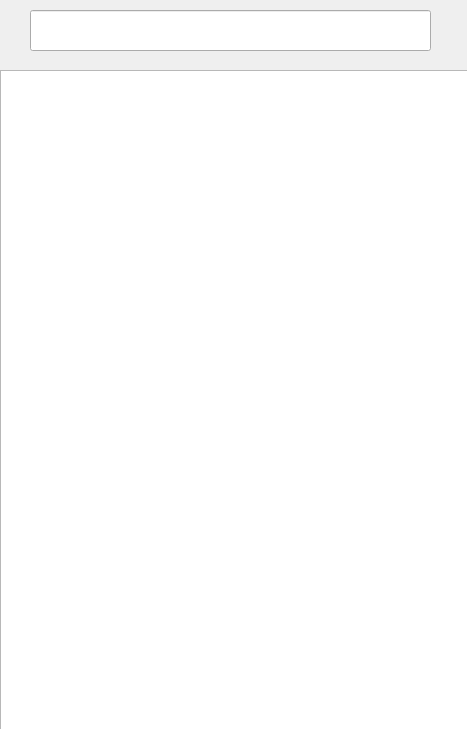
<?xml version="1.0" encoding="UTF-8"?>
<ui version="4.0">
 <class>Search</class>
 <widget class="QWidget" name="Search">
  <property name="geometry">
   <rect>
    <x>0</x>
    <y>0</y>
    <width>467</width>
    <height>729</height>
   </rect>
  </property>
  <property name="windowTitle">
   <string>Form</string>
  </property>
  <widget class="QLineEdit" name="lineEdit">
   <property name="geometry">
    <rect>
     <x>30</x>
     <y>10</y>
     <width>401</width>
     <height>41</height>
    </rect>
   </property>
  </widget>
  <widget class="QListWidget" name="listWidget">
   <property name="geometry">
    <rect>
     <x>0</x>
     <y>70</y>
     <width>471</width>
     <height>671</height>
    </rect>
   </property>
  </widget>
 </widget>
 <resources/>
 <connections/>
</ui>
